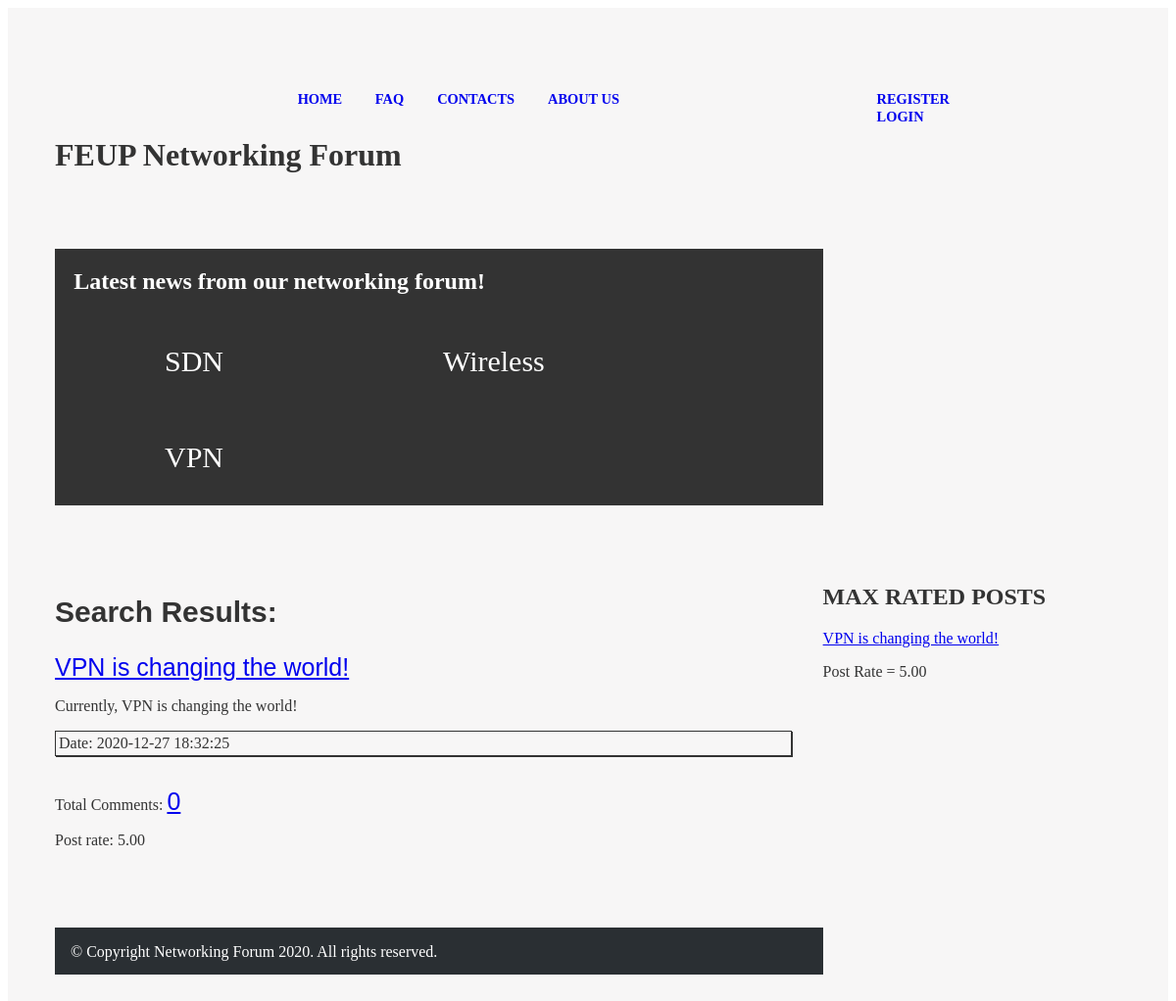
/php/list_search_results.php, run on the app's committed database.
### tables this page shows
CREATE TABLE forumpost (
    postid integer PRIMARY KEY AUTOINCREMENT,
    posttitle text NOT NULL,
    content text CHECK(LENGTH(content)>= 0 AND LENGTH(content)<20000),
    username text REFERENCES user, 
    published INTEGER, 
    topic text REFERENCES topic, 
    postrate integer CHECK(postrate>=0 AND postrate <=5)
    );

### php/list_search_results.php (called while the page is built)
<?php
  require_once("../database/init.php");
  require_once("../database/posts.php");
  require_once("../database/comments.php");
  include_once("../templates/homepage_section/header_pagina_inicial_tpl.php");
  include_once("../templates/homepage_section/topics_tpl.php");
  $posttitle = $_GET["posttitle"];
  $date = $_GET["published"];
  $minPostRate = $_GET["minPostRate"];
  $maxPostRate = $_GET["maxPostRate"];
  if(isset($posttitle) && isset($date) && isset($minPostRate) && isset($maxPostRate)){
    $stories = getPostsBySearch($posttitle, $date, $minPostRate, $maxPostRate);
  } else {
    $stories = getAllPosts($page);
  }
  $maxrates = getPostsWithBestRating();
  include_once("../templates/homepage_section/max_rated_tpl.php");
  include_once("../templates/homepage_section/search_results_tpl.php");
  include_once("../templates/static_sections/footer_tpl.php");
?>

### database/posts.php (called while the page is built, shortened)
<?php
function getAllPosts($page)
{
  global $dbh;
  $stmt = $dbh->prepare('SELECT * FROM forumpost ORDER BY published DESC LIMIT ? OFFSET ?');
  $stmt->execute(array(3, ($page-1)*3));
  return $stmt->fetchAll();
}
function getPostsWithBestRating() {
  global $dbh;
  $stmt = $dbh->prepare('SELECT *  FROM forumpost ORDER BY forumpost.postrate DESC LIMIT 3');
  $stmt->execute();
  return $stmt->fetchAll();
}

### database/comments.php (called while the page is built, shortened)
<?php
  function getTotalOfCommentsOnPost($postid){
    global $dbh;
    $stmt = $dbh->prepare('SELECT COUNT(comment.postid) as numbOfComments FROM comment WHERE postid = ?');
    $stmt->execute(array($postid));
    return $stmt->fetchColumn();
  }
?>

### templates/homepage_section/search_results_tpl.php (the view)
<?php
require_once("../database/comments.php");
require_once("../database/posts.php");
?>
<section id="posts">
  <h1> Search Results:</h1>
<article>
  <aside id="related">
   <?php foreach ($stories as $story) { ?>
   <article id = "recentArticles">
    <a href="../php/post.php?postid=<?php echo $story['postid'] ?>"><?php echo $story['posttitle'] ?></a>
    <p><?php echo $story['content'] ?></p>
    <p class="date"> Date: <?= $story['published'] ;?></p>
    <?php $numbOfComments = getTotalOfCommentsOnPost($story['postid']); ?>
    <p>Total Comments: <a href="../php/post.php?postitle=<?php echo $story['posttitle'] ?>&postid=<?php echo $story['postid']?>">
    <?php echo $numbOfComments; ?></a>
    <p>Post rate: <?php echo number_format($story["postrate"], 2, '.', ''); ?></p>
   </article>
  </aside>
<?php  } ?>

### templates/homepage_section/max_rated_tpl.php
<aside id="maxrated">
        <h1> MAX RATED POSTS</h1>
        <article>
            <?php foreach($maxrates as $maxrated) {  ?>
              <p><a href="../php/post.php?postid=<?php echo $maxrated['postid'] ?>">
              <?php echo $maxrated['posttitle'] ?></a></p>
              <p>Post Rate = <?php echo number_format($maxrated['postrate'], 2, '.', ''); ?></p>
            <?php  } ?>
        </article>
</aside>

### css/initialpage.css (style rules this page uses)
* { list-style: none; }
body > header h1 { margin-top: 2em; }
aside { grid-column: middle; grid-row: topics/end; }
#posts { grid-column: start; }
body > header h1 { grid-column: 1; grid-row: 1; }
#posts { margin-right: 2em; }
#recentArticles a { font-size: 25px; font-family: Verdana, Geneva, Tahoma, sans-serif; }
.date { border: 1px solid; padding: 3px; box-shadow: 1px 1px; margin-bottom: 2em; }
#posts h1 { font-size: 30px; font-family: Impact, Haettenschweiler, 'Arial Narrow Bold', sans-serif; }
#related a { font-size: 25px; font-family: Verdana, Geneva, Tahoma, sans-serif; }
#maxrated { margin-right: 2em; }

### data on the page
forumpost: posttitle "VPN is changing the world!", postrate "5.00", content "Currently, VPN is changing the world!", published "2020-12-27 18:32:25", numbOfComments "0"
